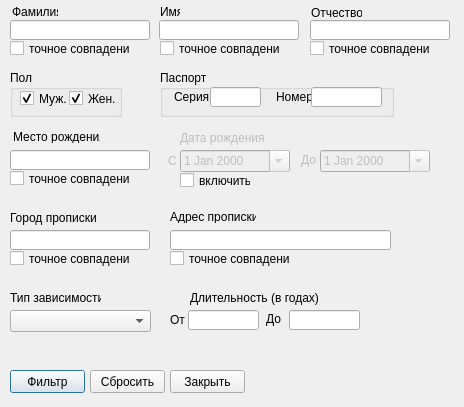
<?xml version="1.0" encoding="UTF-8"?>
<ui version="4.0">
 <class>Dialog</class>
 <widget class="QDialog" name="Dialog">
  <property name="geometry">
   <rect>
    <x>0</x>
    <y>0</y>
    <width>464</width>
    <height>407</height>
   </rect>
  </property>
  <property name="windowTitle">
   <string>Фильтр базы</string>
  </property>
  <widget class="QDateEdit" name="born_date_from">
   <property name="enabled">
    <bool>false</bool>
   </property>
   <property name="geometry">
    <rect>
     <x>180</x>
     <y>150</y>
     <width>110</width>
     <height>22</height>
    </rect>
   </property>
   <property name="calendarPopup">
    <bool>true</bool>
   </property>
  </widget>
  <widget class="QLabel" name="label">
   <property name="geometry">
    <rect>
     <x>160</x>
     <y>5</y>
     <width>20</width>
     <height>13</height>
    </rect>
   </property>
   <property name="text">
    <string>Имя</string>
   </property>
  </widget>
  <widget class="QLabel" name="label_2">
   <property name="geometry">
    <rect>
     <x>12</x>
     <y>5</y>
     <width>46</width>
     <height>13</height>
    </rect>
   </property>
   <property name="text">
    <string>Фамилия</string>
   </property>
  </widget>
  <widget class="QLabel" name="label_3">
   <property name="geometry">
    <rect>
     <x>311</x>
     <y>5</y>
     <width>51</width>
     <height>16</height>
    </rect>
   </property>
   <property name="text">
    <string>Отчество</string>
   </property>
  </widget>
  <widget class="QLabel" name="born_date_label">
   <property name="enabled">
    <bool>false</bool>
   </property>
   <property name="geometry">
    <rect>
     <x>180</x>
     <y>130</y>
     <width>84</width>
     <height>16</height>
    </rect>
   </property>
   <property name="text">
    <string>Дата рождения</string>
   </property>
  </widget>
  <widget class="QGroupBox" name="gender">
   <property name="geometry">
    <rect>
     <x>10</x>
     <y>70</y>
     <width>112</width>
     <height>47</height>
    </rect>
   </property>
   <property name="title">
    <string>Пол</string>
   </property>
   <property name="flat">
    <bool>false</bool>
   </property>
   <property name="checkable">
    <bool>false</bool>
   </property>
   <widget class="QCheckBox" name="male">
    <property name="geometry">
     <rect>
      <x>10</x>
      <y>20</y>
      <width>70</width>
      <height>17</height>
     </rect>
    </property>
    <property name="text">
     <string>Муж.</string>
    </property>
    <property name="checked">
     <bool>true</bool>
    </property>
   </widget>
   <widget class="QCheckBox" name="female">
    <property name="geometry">
     <rect>
      <x>59</x>
      <y>20</y>
      <width>47</width>
      <height>17</height>
     </rect>
    </property>
    <property name="text">
     <string>Жен.</string>
    </property>
    <property name="checked">
     <bool>true</bool>
    </property>
   </widget>
  </widget>
  <widget class="QLabel" name="address_2">
   <property name="geometry">
    <rect>
     <x>170</x>
     <y>210</y>
     <width>86</width>
     <height>13</height>
    </rect>
   </property>
   <property name="text">
    <string>Адрес прописки</string>
   </property>
  </widget>
  <widget class="QLabel" name="label_7">
   <property name="geometry">
    <rect>
     <x>13</x>
     <y>130</y>
     <width>87</width>
     <height>13</height>
    </rect>
   </property>
   <property name="text">
    <string>Место рождения</string>
   </property>
  </widget>
  <widget class="QLineEdit" name="address">
   <property name="geometry">
    <rect>
     <x>170</x>
     <y>230</y>
     <width>221</width>
     <height>20</height>
    </rect>
   </property>
  </widget>
  <widget class="QLineEdit" name="last_name">
   <property name="geometry">
    <rect>
     <x>10</x>
     <y>20</y>
     <width>140</width>
     <height>20</height>
    </rect>
   </property>
  </widget>
  <widget class="QLineEdit" name="first_name">
   <property name="geometry">
    <rect>
     <x>159</x>
     <y>20</y>
     <width>140</width>
     <height>20</height>
    </rect>
   </property>
  </widget>
  <widget class="QLineEdit" name="middle_name">
   <property name="geometry">
    <rect>
     <x>310</x>
     <y>20</y>
     <width>140</width>
     <height>20</height>
    </rect>
   </property>
  </widget>
  <widget class="QLineEdit" name="born_place">
   <property name="geometry">
    <rect>
     <x>10</x>
     <y>150</y>
     <width>140</width>
     <height>20</height>
    </rect>
   </property>
  </widget>
  <widget class="QPushButton" name="filterButton">
   <property name="geometry">
    <rect>
     <x>10</x>
     <y>370</y>
     <width>75</width>
     <height>23</height>
    </rect>
   </property>
   <property name="text">
    <string>Фильтр</string>
   </property>
  </widget>
  <widget class="QPushButton" name="resetButton">
   <property name="geometry">
    <rect>
     <x>90</x>
     <y>370</y>
     <width>75</width>
     <height>23</height>
    </rect>
   </property>
   <property name="text">
    <string>Сбросить</string>
   </property>
  </widget>
  <widget class="QPushButton" name="closeButton">
   <property name="geometry">
    <rect>
     <x>170</x>
     <y>370</y>
     <width>75</width>
     <height>23</height>
    </rect>
   </property>
   <property name="text">
    <string>Закрыть</string>
   </property>
  </widget>
  <widget class="QLabel" name="label_10">
   <property name="geometry">
    <rect>
     <x>10</x>
     <y>290</y>
     <width>91</width>
     <height>16</height>
    </rect>
   </property>
   <property name="text">
    <string>Тип зависимости</string>
   </property>
  </widget>
  <widget class="QLabel" name="born_date_label_from">
   <property name="enabled">
    <bool>false</bool>
   </property>
   <property name="geometry">
    <rect>
     <x>168</x>
     <y>153</y>
     <width>12</width>
     <height>16</height>
    </rect>
   </property>
   <property name="text">
    <string>С</string>
   </property>
  </widget>
  <widget class="QLabel" name="born_date_label_to">
   <property name="enabled">
    <bool>false</bool>
   </property>
   <property name="geometry">
    <rect>
     <x>301</x>
     <y>152</y>
     <width>17</width>
     <height>16</height>
    </rect>
   </property>
   <property name="text">
    <string>До</string>
   </property>
  </widget>
  <widget class="QDateEdit" name="born_date_to">
   <property name="enabled">
    <bool>false</bool>
   </property>
   <property name="geometry">
    <rect>
     <x>320</x>
     <y>150</y>
     <width>110</width>
     <height>22</height>
    </rect>
   </property>
   <property name="calendarPopup">
    <bool>true</bool>
   </property>
  </widget>
  <widget class="QLabel" name="label_9">
   <property name="geometry">
    <rect>
     <x>10</x>
     <y>210</y>
     <width>88</width>
     <height>16</height>
    </rect>
   </property>
   <property name="text">
    <string>Город прописки</string>
   </property>
  </widget>
  <widget class="QLineEdit" name="address_city">
   <property name="geometry">
    <rect>
     <x>10</x>
     <y>230</y>
     <width>140</width>
     <height>20</height>
    </rect>
   </property>
  </widget>
  <widget class="QCheckBox" name="born_place_type">
   <property name="geometry">
    <rect>
     <x>10</x>
     <y>170</y>
     <width>120</width>
     <height>17</height>
    </rect>
   </property>
   <property name="text">
    <string>точное совпадение</string>
   </property>
  </widget>
  <widget class="QCheckBox" name="last_name_type">
   <property name="geometry">
    <rect>
     <x>10</x>
     <y>40</y>
     <width>120</width>
     <height>17</height>
    </rect>
   </property>
   <property name="text">
    <string>точное совпадение</string>
   </property>
  </widget>
  <widget class="QCheckBox" name="first_name_type">
   <property name="geometry">
    <rect>
     <x>160</x>
     <y>40</y>
     <width>120</width>
     <height>17</height>
    </rect>
   </property>
   <property name="text">
    <string>точное совпадение</string>
   </property>
  </widget>
  <widget class="QCheckBox" name="middle_name_type">
   <property name="geometry">
    <rect>
     <x>310</x>
     <y>40</y>
     <width>120</width>
     <height>17</height>
    </rect>
   </property>
   <property name="text">
    <string>точное совпадение</string>
   </property>
  </widget>
  <widget class="QCheckBox" name="address_city_type">
   <property name="geometry">
    <rect>
     <x>10</x>
     <y>250</y>
     <width>120</width>
     <height>17</height>
    </rect>
   </property>
   <property name="text">
    <string>точное совпадение</string>
   </property>
  </widget>
  <widget class="QCheckBox" name="address_type">
   <property name="geometry">
    <rect>
     <x>170</x>
     <y>250</y>
     <width>120</width>
     <height>17</height>
    </rect>
   </property>
   <property name="text">
    <string>точное совпадение</string>
   </property>
  </widget>
  <widget class="QLabel" name="label_11">
   <property name="geometry">
    <rect>
     <x>190</x>
     <y>290</y>
     <width>136</width>
     <height>16</height>
    </rect>
   </property>
   <property name="text">
    <string>Длительность (в годах)</string>
   </property>
  </widget>
  <widget class="QComboBox" name="addiction_type">
   <property name="geometry">
    <rect>
     <x>10</x>
     <y>310</y>
     <width>141</width>
     <height>22</height>
    </rect>
   </property>
  </widget>
  <widget class="QGroupBox" name="groupBox">
   <property name="geometry">
    <rect>
     <x>160</x>
     <y>70</y>
     <width>234</width>
     <height>47</height>
    </rect>
   </property>
   <property name="title">
    <string>Паспорт</string>
   </property>
   <widget class="QLabel" name="label_12">
    <property name="geometry">
     <rect>
      <x>116</x>
      <y>20</y>
      <width>46</width>
      <height>13</height>
     </rect>
    </property>
    <property name="text">
     <string>Номер</string>
    </property>
   </widget>
   <widget class="QLineEdit" name="passport_series">
    <property name="geometry">
     <rect>
      <x>50</x>
      <y>17</y>
      <width>51</width>
      <height>20</height>
     </rect>
    </property>
    <property name="inputMask">
     <string>####; </string>
    </property>
    <property name="text">
     <string/>
    </property>
   </widget>
   <widget class="QLineEdit" name="passport_number">
    <property name="geometry">
     <rect>
      <x>151</x>
      <y>17</y>
      <width>71</width>
      <height>20</height>
     </rect>
    </property>
    <property name="inputMask">
     <string>######; </string>
    </property>
    <property name="text">
     <string/>
    </property>
   </widget>
   <widget class="QLabel" name="label_5">
    <property name="geometry">
     <rect>
      <x>14</x>
      <y>20</y>
      <width>40</width>
      <height>13</height>
     </rect>
    </property>
    <property name="text">
     <string>Серия</string>
    </property>
   </widget>
  </widget>
  <widget class="QCheckBox" name="born_date_enabled">
   <property name="geometry">
    <rect>
     <x>180</x>
     <y>172</y>
     <width>71</width>
     <height>17</height>
    </rect>
   </property>
   <property name="text">
    <string>включить</string>
   </property>
  </widget>
  <widget class="QLineEdit" name="addiction_duration_from">
   <property name="geometry">
    <rect>
     <x>188</x>
     <y>310</y>
     <width>71</width>
     <height>20</height>
    </rect>
   </property>
   <property name="inputMask">
    <string>####; </string>
   </property>
   <property name="text">
    <string/>
   </property>
  </widget>
  <widget class="QLineEdit" name="addiction_duration_to">
   <property name="geometry">
    <rect>
     <x>289</x>
     <y>310</y>
     <width>71</width>
     <height>20</height>
    </rect>
   </property>
   <property name="inputMask">
    <string>####; </string>
   </property>
   <property name="text">
    <string/>
   </property>
  </widget>
  <widget class="QLabel" name="born_date_label_from_2">
   <property name="enabled">
    <bool>true</bool>
   </property>
   <property name="geometry">
    <rect>
     <x>170</x>
     <y>312</y>
     <width>15</width>
     <height>16</height>
    </rect>
   </property>
   <property name="text">
    <string>От</string>
   </property>
  </widget>
  <widget class="QLabel" name="born_date_label_from_3">
   <property name="enabled">
    <bool>true</bool>
   </property>
   <property name="geometry">
    <rect>
     <x>258</x>
     <y>313</y>
     <width>20</width>
     <height>16</height>
    </rect>
   </property>
   <property name="text">
    <string/>
   </property>
  </widget>
  <widget class="QLabel" name="born_date_label_from_4">
   <property name="enabled">
    <bool>true</bool>
   </property>
   <property name="geometry">
    <rect>
     <x>266</x>
     <y>311</y>
     <width>15</width>
     <height>16</height>
    </rect>
   </property>
   <property name="text">
    <string>До</string>
   </property>
  </widget>
 </widget>
 <tabstops>
  <tabstop>last_name</tabstop>
  <tabstop>last_name_type</tabstop>
  <tabstop>first_name</tabstop>
  <tabstop>first_name_type</tabstop>
  <tabstop>middle_name</tabstop>
  <tabstop>middle_name_type</tabstop>
  <tabstop>male</tabstop>
  <tabstop>female</tabstop>
  <tabstop>born_place</tabstop>
  <tabstop>born_place_type</tabstop>
  <tabstop>born_date_from</tabstop>
  <tabstop>born_date_to</tabstop>
  <tabstop>address_city</tabstop>
  <tabstop>address_city_type</tabstop>
  <tabstop>address</tabstop>
  <tabstop>address_type</tabstop>
  <tabstop>filterButton</tabstop>
  <tabstop>resetButton</tabstop>
  <tabstop>closeButton</tabstop>
 </tabstops>
 <resources/>
 <connections/>
</ui>
